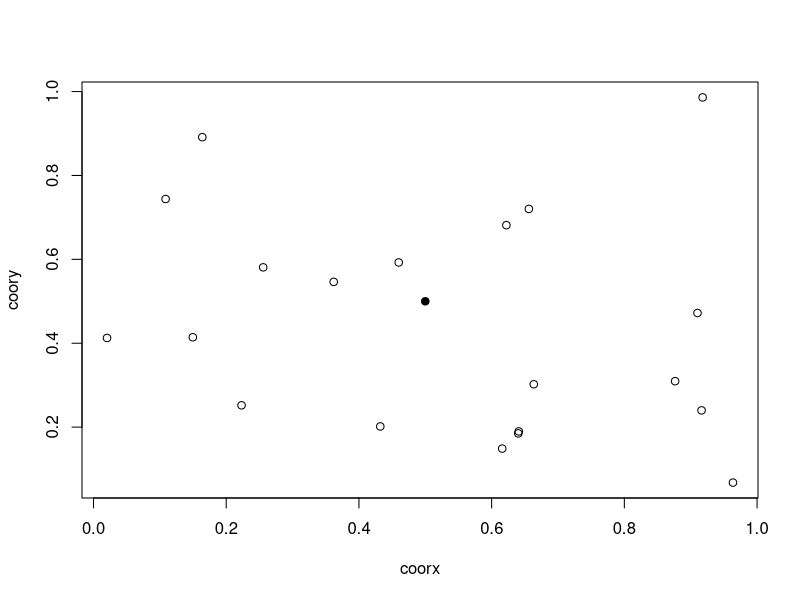
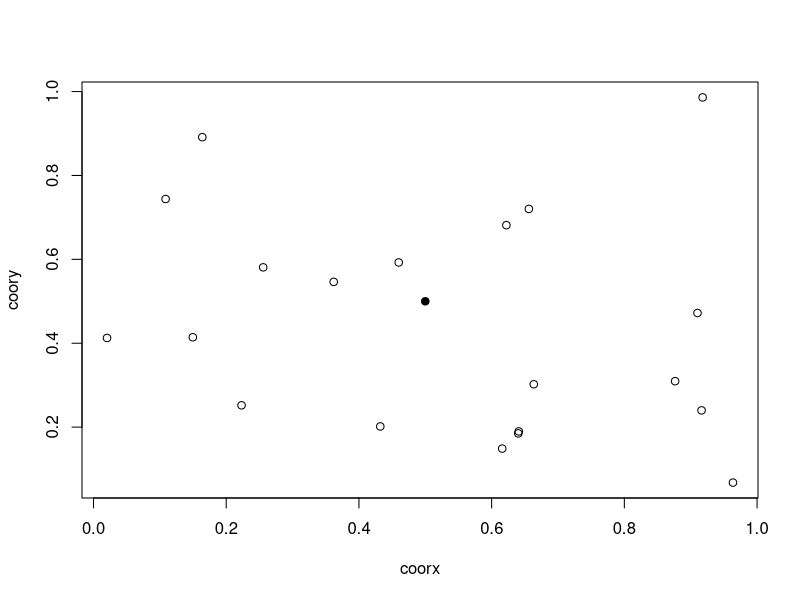

The R source for these figures, in order:
# Generación de los puntos en el plano:
# Con un generador de valores aleatorios (función "runif") se crean las
# coordenadas de todos los puntos:
coorx <- runif(20)
coory <- runif(20)

# Nota: si pusieramos estos vectores como columnas en una planilla
# de cálculo tendríamos una matriz con las coordenadas de todos
# los puntos.

# Cada vez que se corran estas dos líneas se van a generar nuevos puntos, por
# lo que no es recomendable volver a hacer. Una forma de evitar que esto pase es
# agregando numerales ("#") al comienzo de las líneas para evitar su ejecución al
# usar source(dist.R).

# Se pueden graficar los puntos con este comando:
plot(coorx, coory)

# junto con el punto central:
points(0.5, 0.5, pch=19)

# Instrucciones:
# Para lograr el objetivo, debe seguir los siguentes pasos:
# 1. Determinar los lados de los triángulos rectángulos imaginarios (cat.ad y cat.op)
#    cuyas hipotenusas son son los segmentos entre el central y los demás puntos (AB)
#    en la figura 1).
# 2. Con la función hipot determinar el ancho de estas hipotenusas que son las 
#    distancias del centro a los demás puntos (dst), partiendo de los catetos hallados.
# 3. Con la función which o sus derivadas encontrar las posiciones del mínimo (i)
#    y el máximo (j) dentro del vector de distancias.
# 4. Utilizar estas posiciones para extraer las coordenadas correspondientes a
#    los puntos más cercano (A) y lejano (B) del central.

# Lista de objetos a obtener:
# cat.ad y cat.op: los "catetos" de todos los triángulos rectángulos formados con 
#                  el central y los demás puntos.
# dst: distancias entre (0.5, 0.5) y todos los demás puntos.
# i: posición de dst en el que se encuentra el mínimo de distancia
# j: posición de dst en el que se encuentra el máximo de distancia
# A: coordenadas del punto más cercano (vector de dos valores)
# B: coordenadas del punto más lejano  (vector de dos valores)

# Nota: use ?c para entender los últimos pasos, en caso de que sea necesario.

#===== Su código comienza aquí: =====#

cat.ad <- 0

cat.op <- 0

dst <- 0

i <- 0

j <- 0

A <- c(0, 0)

B <- c(0, 0)

#====== Aquí finaliza su código =====#

# Utilice las siguientes líneas para confirmar que el código
# hace la tarea correctamente:
plot(coorx, coory)
points(0.5, 0.5, pch=19)
points(coorx[i], coory[i], pch=19, col='red')
points(coorx[j], coory[j], pch=19, col='darkgreen')
